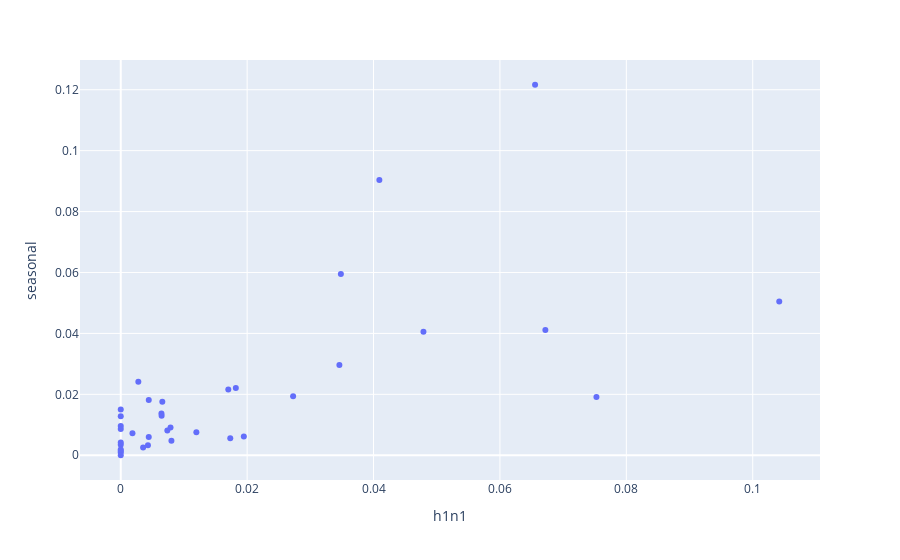

Notebook code cell kept with this figure:
### Code cell
fig = px.scatter(df_mi, x='h1n1', y='seasonal', hover_data=["feature"])
fig.show()

### Figure 1 — Plotly figure (JSON) as saved in the notebook; plotly's stock layout.template omitted (floating-point values rounded to 4 significant figures)
{"data": [{"customdata": [["respondent_id"], ["h1n1_concern"], ["h1n1_knowledge"], ["behavioral_antiviral_meds"], ["behavioral_avoidance"], ["behavioral_face_mask"], ["behavioral_wash_hands"], ["behavioral_large_gatherings"], ["behavioral_outside_home"], ["behavioral_touch_face"], ["doctor_recc_h1n1"], ["doctor_recc_seasonal"], ["chronic_med_condition"], ["child_under_6_months"], ["health_worker"], ["health_insurance"], ["opinion_h1n1_vacc_effective"], ["opinion_h1n1_risk"], ["opinion_h1n1_sick_from_vacc"], ["opinion_seas_vacc_effective"], ["opinion_seas_risk"], ["opinion_seas_sick_from_vacc"], ["age_group"], ["education"], ["race"], ["sex"], ["income_poverty"], ["marital_status"], ["rent_or_own"], ["employment_status"], ["hhs_geo_region"], ["census_msa"], ["household_adults"], ["household_children"], ["employment_industry"], ["employment_occupation"]], "hovertemplate": "h1n1=%{x}<br>seasonal=%{y}<br>feature=%{customdata[0]}<extra></extra>", "legendgroup": "", "marker": {"color": "#636efa", "symbol": "circle"}, "mode": "markers", "name": "", "orientation": "v", "showlegend": false, "type": "scatter", "x": [0.004302, 0.01821, 0.01702, 0, 0.007372, 0.00802, 0.01733, 0.006578, 0, 0.006467, 0.07527, 0.03483, 0, 0.003537, 0.02727, 0.01197, 0.06719, 0.1042, 0.01948, 0.04092, 0.06556, 0.007875, 0.002783, 0.006438, 0.004431, 0, 0.004432, 0, 0, 0, 0, 0.001852, 0, 0, 0.0479, 0.0346], "xaxis": "x", "y": [0.00325, 0.02211, 0.02159, 0.00348, 0.008144, 0.004744, 0.005601, 0.0176, 0.0009323, 0.01294, 0.01914, 0.05948, 0.009613, 0.002511, 0.0194, 0.00755, 0.04111, 0.05047, 0.006162, 0.09032, 0.1216, 0.00912, 0.02411, 0.01372, 0.006008, 0.001391, 0.01817, 0.004213, 0.015, 0, 0.01281, 0.007189, 0.008603, 0.001914, 0.04051, 0.02964], "yaxis": "y"}], "layout": {"legend": {"tracegroupgap": 0}, "margin": {"t": 60}, "xaxis": {"anchor": "y", "domain": [0, 1], "title": {"text": "h1n1"}}, "yaxis": {"anchor": "x", "domain": [0, 1], "title": {"text": "seasonal"}}}}
